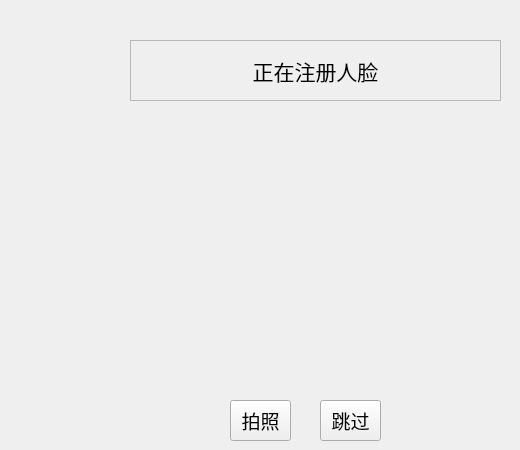
     <widget class="QWidget" name="faceReg">
      <widget class="QLabel" name="faceLabel_3">
       <property name="geometry">
        <rect>
         <x>130</x>
         <y>40</y>
         <width>371</width>
         <height>61</height>
        </rect>
       </property>
       <property name="font">
        <font>
         <family>Adobe 仿宋 Std R</family>
         <pointsize>16</pointsize>
        </font>
       </property>
       <property name="frameShape">
        <enum>QFrame::StyledPanel</enum>
       </property>
       <property name="text">
        <string>正在注册人脸</string>
       </property>
       <property name="alignment">
        <set>Qt::AlignCenter</set>
       </property>
      </widget>
      <widget class="QWidget" name="horizontalLayoutWidget_2">
       <property name="geometry">
        <rect>
         <x>120</x>
         <y>120</y>
         <width>391</width>
         <height>271</height>
        </rect>
       </property>
       <layout class="QHBoxLayout" name="faceRegImageLayout"/>
      </widget>
      <widget class="QPushButton" name="carmBtn">
       <property name="geometry">
        <rect>
         <x>230</x>
         <y>400</y>
         <width>61</width>
         <height>41</height>
        </rect>
       </property>
       <property name="font">
        <font>
         <family>Adobe 仿宋 Std R</family>
         <pointsize>14</pointsize>
        </font>
       </property>
       <property name="text">
        <string>拍照</string>
       </property>
      </widget>
      <widget class="QPushButton" name="carmSkipBtn">
       <property name="geometry">
        <rect>
         <x>320</x>
         <y>400</y>
         <width>61</width>
         <height>41</height>
        </rect>
       </property>
       <property name="font">
        <font>
         <family>Adobe 仿宋 Std R</family>
         <pointsize>14</pointsize>
        </font>
       </property>
       <property name="text">
        <string>跳过</string>
       </property>
      </widget>
     </widget>
